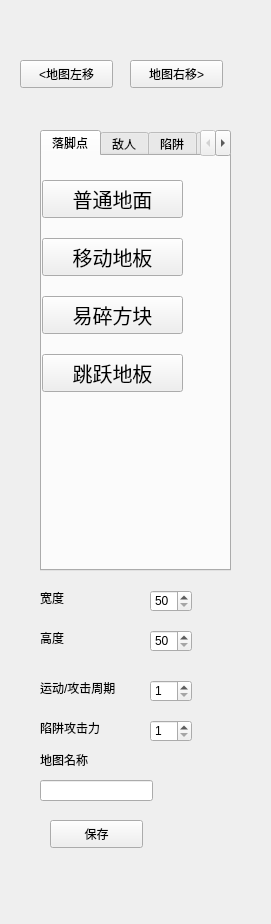
<?xml version="1.0" encoding="UTF-8"?>
<ui version="4.0">
 <class>EditorTab</class>
 <widget class="QWidget" name="EditorTab">
  <property name="geometry">
   <rect>
    <x>0</x>
    <y>0</y>
    <width>271</width>
    <height>924</height>
   </rect>
  </property>
  <property name="sizePolicy">
   <sizepolicy hsizetype="Minimum" vsizetype="Minimum">
    <horstretch>0</horstretch>
    <verstretch>0</verstretch>
   </sizepolicy>
  </property>
  <property name="minimumSize">
   <size>
    <width>270</width>
    <height>920</height>
   </size>
  </property>
  <property name="font">
   <font>
    <pointsize>9</pointsize>
   </font>
  </property>
  <property name="windowTitle">
   <string>Form</string>
  </property>
  <widget class="QTabWidget" name="tabWidget">
   <property name="geometry">
    <rect>
     <x>40</x>
     <y>130</y>
     <width>191</width>
     <height>441</height>
    </rect>
   </property>
   <property name="currentIndex">
    <number>0</number>
   </property>
   <widget class="QWidget" name="tab">
    <attribute name="title">
     <string>落脚点</string>
    </attribute>
    <widget class="QWidget" name="verticalLayoutWidget">
     <property name="geometry">
      <rect>
       <x>0</x>
       <y>10</y>
       <width>141</width>
       <height>241</height>
      </rect>
     </property>
     <layout class="QVBoxLayout" name="verticalLayout">
      <item>
       <widget class="QPushButton" name="normalLandButton">
        <property name="font">
         <font>
          <pointsize>15</pointsize>
         </font>
        </property>
        <property name="text">
         <string>普通地面</string>
        </property>
       </widget>
      </item>
      <item>
       <widget class="QPushButton" name="movingLandButton">
        <property name="font">
         <font>
          <pointsize>15</pointsize>
         </font>
        </property>
        <property name="text">
         <string>移动地板</string>
        </property>
       </widget>
      </item>
      <item>
       <widget class="QPushButton" name="fragileButton">
        <property name="font">
         <font>
          <pointsize>15</pointsize>
         </font>
        </property>
        <property name="text">
         <string>易碎方块</string>
        </property>
       </widget>
      </item>
      <item>
       <widget class="QPushButton" name="springLandButton">
        <property name="font">
         <font>
          <pointsize>15</pointsize>
         </font>
        </property>
        <property name="text">
         <string>跳跃地板</string>
        </property>
       </widget>
      </item>
     </layout>
    </widget>
   </widget>
   <widget class="QWidget" name="tab_2">
    <attribute name="title">
     <string>敌人</string>
    </attribute>
    <widget class="QWidget" name="verticalLayoutWidget_2">
     <property name="geometry">
      <rect>
       <x>10</x>
       <y>30</y>
       <width>136</width>
       <height>116</height>
      </rect>
     </property>
     <layout class="QVBoxLayout" name="verticalLayout_2">
      <item>
       <widget class="QPushButton" name="worm1Button">
        <property name="font">
         <font>
          <pointsize>12</pointsize>
         </font>
        </property>
        <property name="text">
         <string>普通源石虫</string>
        </property>
       </widget>
      </item>
      <item>
       <widget class="QPushButton" name="worm2Button">
        <property name="font">
         <font>
          <pointsize>12</pointsize>
         </font>
        </property>
        <property name="text">
         <string>酸液源石虫</string>
        </property>
       </widget>
      </item>
      <item>
       <widget class="QPushButton" name="worm3Button">
        <property name="font">
         <font>
          <pointsize>12</pointsize>
         </font>
        </property>
        <property name="text">
         <string>高能源石虫</string>
        </property>
       </widget>
      </item>
     </layout>
    </widget>
   </widget>
   <widget class="QWidget" name="tab_3">
    <attribute name="title">
     <string>陷阱</string>
    </attribute>
    <widget class="QWidget" name="verticalLayoutWidget_3">
     <property name="geometry">
      <rect>
       <x>10</x>
       <y>50</y>
       <width>211</width>
       <height>116</height>
      </rect>
     </property>
     <layout class="QVBoxLayout" name="verticalLayout_3">
      <item>
       <widget class="QPushButton" name="worm1GeneratorButton">
        <property name="font">
         <font>
          <pointsize>11</pointsize>
         </font>
        </property>
        <property name="text">
         <string>源石虫生成器</string>
        </property>
       </widget>
      </item>
      <item>
       <widget class="QPushButton" name="worm2GeneratorButton">
        <property name="text">
         <string>酸液源石虫生成器</string>
        </property>
       </widget>
      </item>
      <item>
       <widget class="QPushButton" name="spikeLandButton">
        <property name="font">
         <font>
          <pointsize>13</pointsize>
         </font>
        </property>
        <property name="text">
         <string>地刺</string>
        </property>
       </widget>
      </item>
     </layout>
    </widget>
   </widget>
   <widget class="QWidget" name="tab_4">
    <attribute name="title">
     <string>道具</string>
    </attribute>
    <widget class="QWidget" name="verticalLayoutWidget_4">
     <property name="geometry">
      <rect>
       <x>20</x>
       <y>40</y>
       <width>160</width>
       <height>80</height>
      </rect>
     </property>
     <layout class="QVBoxLayout" name="verticalLayout_4">
      <item>
       <widget class="QPushButton" name="mushroomButton">
        <property name="font">
         <font>
          <pointsize>15</pointsize>
         </font>
        </property>
        <property name="text">
         <string>生命蘑菇</string>
        </property>
       </widget>
      </item>
      <item>
       <widget class="QPushButton" name="flowerButton">
        <property name="font">
         <font>
          <pointsize>15</pointsize>
         </font>
        </property>
        <property name="text">
         <string>技能花</string>
        </property>
       </widget>
      </item>
     </layout>
    </widget>
   </widget>
   <widget class="QWidget" name="tab_6">
    <attribute name="title">
     <string>提示</string>
    </attribute>
    <widget class="QPushButton" name="hintLandButton">
     <property name="geometry">
      <rect>
       <x>10</x>
       <y>20</y>
       <width>111</width>
       <height>31</height>
      </rect>
     </property>
     <property name="font">
      <font>
       <pointsize>15</pointsize>
      </font>
     </property>
     <property name="text">
      <string>提示地板</string>
     </property>
    </widget>
    <widget class="QTextEdit" name="hintEdit">
     <property name="geometry">
      <rect>
       <x>10</x>
       <y>140</y>
       <width>151</width>
       <height>181</height>
      </rect>
     </property>
    </widget>
    <widget class="QLabel" name="label_6">
     <property name="geometry">
      <rect>
       <x>30</x>
       <y>90</y>
       <width>71</width>
       <height>31</height>
      </rect>
     </property>
     <property name="font">
      <font>
       <pointsize>12</pointsize>
      </font>
     </property>
     <property name="text">
      <string>提示语</string>
     </property>
    </widget>
   </widget>
   <widget class="QWidget" name="tab_5">
    <attribute name="title">
     <string>检查点</string>
    </attribute>
    <widget class="QWidget" name="verticalLayoutWidget_5">
     <property name="geometry">
      <rect>
       <x>10</x>
       <y>20</y>
       <width>160</width>
       <height>80</height>
      </rect>
     </property>
     <layout class="QVBoxLayout" name="verticalLayout_5">
      <item>
       <widget class="QPushButton" name="checkPointButton">
        <property name="font">
         <font>
          <pointsize>15</pointsize>
         </font>
        </property>
        <property name="text">
         <string>检查点</string>
        </property>
       </widget>
      </item>
      <item>
       <widget class="QPushButton" name="finalPointButton">
        <property name="font">
         <font>
          <pointsize>15</pointsize>
         </font>
        </property>
        <property name="text">
         <string>终点</string>
        </property>
       </widget>
      </item>
     </layout>
    </widget>
   </widget>
  </widget>
  <widget class="QLineEdit" name="mapName">
   <property name="geometry">
    <rect>
     <x>40</x>
     <y>780</y>
     <width>113</width>
     <height>21</height>
    </rect>
   </property>
  </widget>
  <widget class="QPushButton" name="moveToLeft">
   <property name="geometry">
    <rect>
     <x>20</x>
     <y>60</y>
     <width>93</width>
     <height>28</height>
    </rect>
   </property>
   <property name="text">
    <string>&lt;地图左移</string>
   </property>
  </widget>
  <widget class="QPushButton" name="moveToRight">
   <property name="geometry">
    <rect>
     <x>130</x>
     <y>60</y>
     <width>93</width>
     <height>28</height>
    </rect>
   </property>
   <property name="text">
    <string>地图右移&gt;</string>
   </property>
  </widget>
  <widget class="QPushButton" name="saveButton">
   <property name="geometry">
    <rect>
     <x>50</x>
     <y>820</y>
     <width>93</width>
     <height>28</height>
    </rect>
   </property>
   <property name="text">
    <string>保存</string>
   </property>
  </widget>
  <widget class="QSpinBox" name="widthInput">
   <property name="geometry">
    <rect>
     <x>150</x>
     <y>590</y>
     <width>42</width>
     <height>22</height>
    </rect>
   </property>
   <property name="minimum">
    <number>50</number>
   </property>
   <property name="maximum">
    <number>900</number>
   </property>
  </widget>
  <widget class="QSpinBox" name="heightInput">
   <property name="geometry">
    <rect>
     <x>150</x>
     <y>630</y>
     <width>42</width>
     <height>22</height>
    </rect>
   </property>
   <property name="minimum">
    <number>50</number>
   </property>
   <property name="maximum">
    <number>900</number>
   </property>
  </widget>
  <widget class="QLabel" name="label">
   <property name="geometry">
    <rect>
     <x>40</x>
     <y>750</y>
     <width>68</width>
     <height>20</height>
    </rect>
   </property>
   <property name="text">
    <string>地图名称</string>
   </property>
  </widget>
  <widget class="QLabel" name="label_2">
   <property name="geometry">
    <rect>
     <x>40</x>
     <y>630</y>
     <width>68</width>
     <height>15</height>
    </rect>
   </property>
   <property name="text">
    <string>高度</string>
   </property>
  </widget>
  <widget class="QLabel" name="label_3">
   <property name="geometry">
    <rect>
     <x>40</x>
     <y>590</y>
     <width>68</width>
     <height>15</height>
    </rect>
   </property>
   <property name="text">
    <string>宽度</string>
   </property>
  </widget>
  <widget class="QSpinBox" name="tInput">
   <property name="geometry">
    <rect>
     <x>150</x>
     <y>680</y>
     <width>42</width>
     <height>22</height>
    </rect>
   </property>
   <property name="minimum">
    <number>1</number>
   </property>
   <property name="maximum">
    <number>10</number>
   </property>
  </widget>
  <widget class="QSpinBox" name="attackInput">
   <property name="geometry">
    <rect>
     <x>150</x>
     <y>720</y>
     <width>42</width>
     <height>22</height>
    </rect>
   </property>
   <property name="minimum">
    <number>1</number>
   </property>
  </widget>
  <widget class="QLabel" name="label_4">
   <property name="geometry">
    <rect>
     <x>40</x>
     <y>680</y>
     <width>101</width>
     <height>16</height>
    </rect>
   </property>
   <property name="text">
    <string>运动/攻击周期</string>
   </property>
  </widget>
  <widget class="QLabel" name="label_5">
   <property name="geometry">
    <rect>
     <x>40</x>
     <y>720</y>
     <width>81</width>
     <height>16</height>
    </rect>
   </property>
   <property name="text">
    <string>陷阱攻击力</string>
   </property>
  </widget>
 </widget>
 <resources/>
 <connections/>
</ui>
